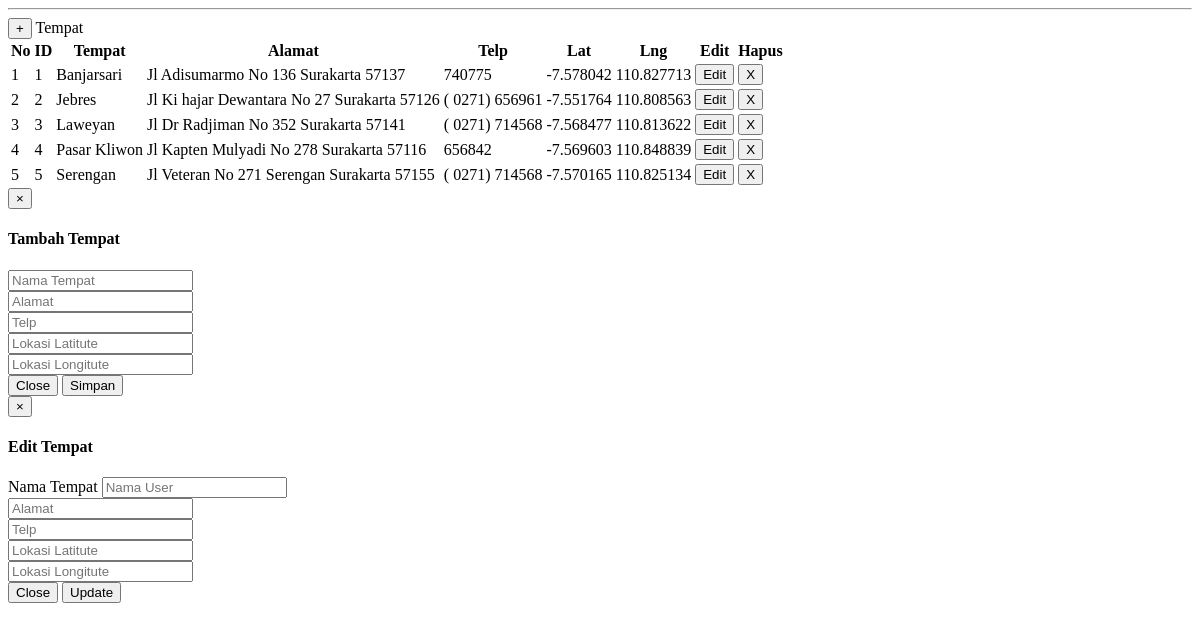
The page /aplikasi/tempat.php on the database its author committed.
### tables this page shows
CREATE TABLE `tempat` (
  `id` int(11) NOT NULL,
  `tempat` char(120) NOT NULL,
  `C1` float NOT NULL,
  `C2` float NOT NULL,
  `C3` float NOT NULL,
  `MC1` float NOT NULL,
  `MC2` float NOT NULL,
  `MC3` float NOT NULL,
  `total` float NOT NULL,
  `lat` float(10,6) NOT NULL,
  `lng` float(10,6) NOT NULL,
  `posisi` char(2) NOT NULL,
  `alamat` varchar(250) NOT NULL,
  `telp` varchar(25) NOT NULL,
  `nilai` float NOT NULL
);

### aplikasi/tempat.php (the view, shortened to what this page needs)
<!DOCTYPE html>
<html lang="en">
<head>
</head>
<body>
</body>
</html>
            <div class="inner">
                <hr />
                <div class="row">
                <div class="col-lg-12">
                    <div class="panel panel-default">
                        <div class="panel-heading">
                        <button class="btn btn-danger btn-line" data-toggle="modal"  data-target="#newReg">
                                +
                            </button> Tempat
					   </div>
                        <div class="panel-body">
                            <div class="table-responsive">
                                <table class="table table-striped table-bordered table-hover" id="dataTables-example">
                                    <thead>
                                        <tr>
                                            <th>No</th>
                                 <th>ID</th>
                                            <th>Tempat</th>
											<th>Alamat</th>
											<th>Telp</th>
											 <th>Lat</th>
											  <th>Lng</th>
											<th>Edit</th>
											<th>Hapus</th>
                                        </tr>
                                    </thead>
                                    <tbody>
                                       <?php
									   $no=1;
									   $sql = mysql_query("SELECT * FROM tempat order by tempat asc");
				if(mysql_num_rows($sql) > 0){
				while($data = mysql_fetch_array($sql)){
				$id=$data['id'];
				$tempat=$data['tempat'];
				$lat=$data['lat'];
				$lng=$data['lng'];
				$alamat=$data['alamat'];
				$telp=$data['telp'];
				?>
                                        <tr class="gradeC">
                                            <td><?php echo $no++ ?></td>
                                      <td><?php echo $id ?></td>
                                            <td><?php echo $tempat ?></td>
											 <td><?php echo $alamat ?></td>
											  <td><?php echo $telp ?></td>
											<td><?php echo $lat ?></td>
											<td><?php echo $lng ?></td>
											 <td>
											 <button type="submit" class="btn btn-primary btn-line" value='<?php echo $id; ?>' data-toggle="modal"  data-target="#newReggg" name='tomboledit'  onclick="new sendRequest(this.value)">
                                Edit
                            </button>
											</td>
											  <td class="center"><form action="aplikasi/deletetempat.php" method="post" >
											<button  name="tombol" class="btn btn-danger btn-line" type="submit" onclick="return confirm('Apakah anda yakin akan menghapus data ini?')">X</button>
											</form> </td>
                                        </tr>
                <?php }}?>
                                    </tbody>
                                </table>
                            </div>
                        </div>
                    </div>
                </div>
            </div>
  <div class="col-lg-12">
                        <div class="modal fade" id="newReg" tabindex="-1" role="dialog" aria-labelledby="myModalLabel" aria-hidden="true">
                                <div class="modal-dialog">
                                    <div class="modal-content">
                                        <div class="modal-header">
                                            <button type="button" class="close" data-dismiss="modal" aria-hidden="true">&times;</button>
                                            <h4 class="modal-title" id="H4"> Tambah Tempat</h4>
                                        </div>
                                        <div class="modal-body">
                                       <form action="aplikasi/simpantempat.php" method="post"  enctype="multipart/form-data" name="postform2">
										<div class="form-group">
                                            <input placeholder="Nama Tempat" class="form-control" type="text" name="tempat" required='required' >
                                        </div>
<div class="form-group">
                                            <input placeholder="Alamat" class="form-control" type="text" name="alamat" required='required' >
                                        </div>
<div class="form-group">
                                            <input placeholder="Telp" class="form-control" type="text" name="telp" required='required' >
                                        </div>
										<div class="form-group">
                                            <input placeholder="Lokasi Latitute" class="form-control" type="text" name="lat" required='required' >
                                        </div>
										<div class="form-group">
                                            <input placeholder="Lokasi Longitute" class="form-control" type="text" name="lng" required='required' >
                                        </div>
                                        <div class="modal-footer">
                                            <button type="button" class="btn btn-success btn-line" data-dismiss="modal">Close</button>
                                            <button type="Submit" class="btn btn-danger btn-line" name='tombol'>Simpan</button>
                                        </div>
										    </form>
                                    </div>
                                </div>
                            </div>
                    </div>
					                                <div class="col-lg-12">
                        <div class="modal fade" id="newReggg" tabindex="-1" role="dialog" aria-labelledby="myModalLabel" aria-hidden="true">
								<div class="modal-dialog">
                                    <div class="modal-content">
                                        <div class="modal-header">
                                            <button type="button" class="close" data-dismiss="modal" aria-hidden="true">&times;</button>
                                            <h4 class="modal-title" id="H4">Edit Tempat </h4>
                                        </div>
                                        <div class="modal-body">
                                       <form action="aplikasi/updatetempat.php" method="post"  enctype="multipart/form-data" name="postform2">
										<div class="form-group">
                                      Nama Tempat
                                            <input placeholder="Nama User" class="form-control" type="text" name="tempat" id="tempat" required='required' >
                                        </div>
										<div class="form-group">
                                            <input placeholder="Alamat" class="form-control" type="text" name="alamat" id="alamat" required='required' >
                                        </div>
<div class="form-group">
                                            <input placeholder="Telp" class="form-control" type="text" name="telp"  id="telp" required='required' >
                                        </div>
<div class="form-group">
                                            <input placeholder="Lokasi Latitute" class="form-control" type="text" name="lat" id="lat" required='required' >
                                        </div>
										<div class="form-group">
                                            <input placeholder="Lokasi Longitute" class="form-control" type="text" name="lng" id="lng" required='required' >
                                        </div>
                                        <div class="modal-footer">
                                            <button type="button" class="btn btn-success btn-line" data-dismiss="modal">Close</button>
                                            <button type="Submit" class="btn btn-danger btn-line" name='tombol'>Update</button>
                                        </div>
										    </form>
                                    </div>
                                </div>
                            </div>
                    </div>

### rows shown on the page
tempat: id "1", tempat "Banjarsari", alamat "Jl Adisumarmo No 136 Surakarta 57137", telp "740775", lat "-7.578042", lng "110.827713"
tempat: id "2", tempat "Jebres", alamat "Jl Ki hajar Dewantara No 27 Surakarta 57126", telp "( 0271) 656961", lat "-7.551764", lng "110.808563"
tempat: id "3", tempat "Laweyan", alamat "Jl Dr Radjiman No 352 Surakarta 57141", telp "( 0271) 714568", lat "-7.568477", lng "110.813622"
tempat: id "4", tempat "Pasar Kliwon", alamat "Jl Kapten Mulyadi No 278 Surakarta 57116", telp "656842", lat "-7.569603", lng "110.848839"
tempat: id "5", tempat "Serengan", alamat "Jl Veteran No 271 Serengan Surakarta 57155", telp "( 0271) 714568", lat "-7.570165", lng "110.825134"
